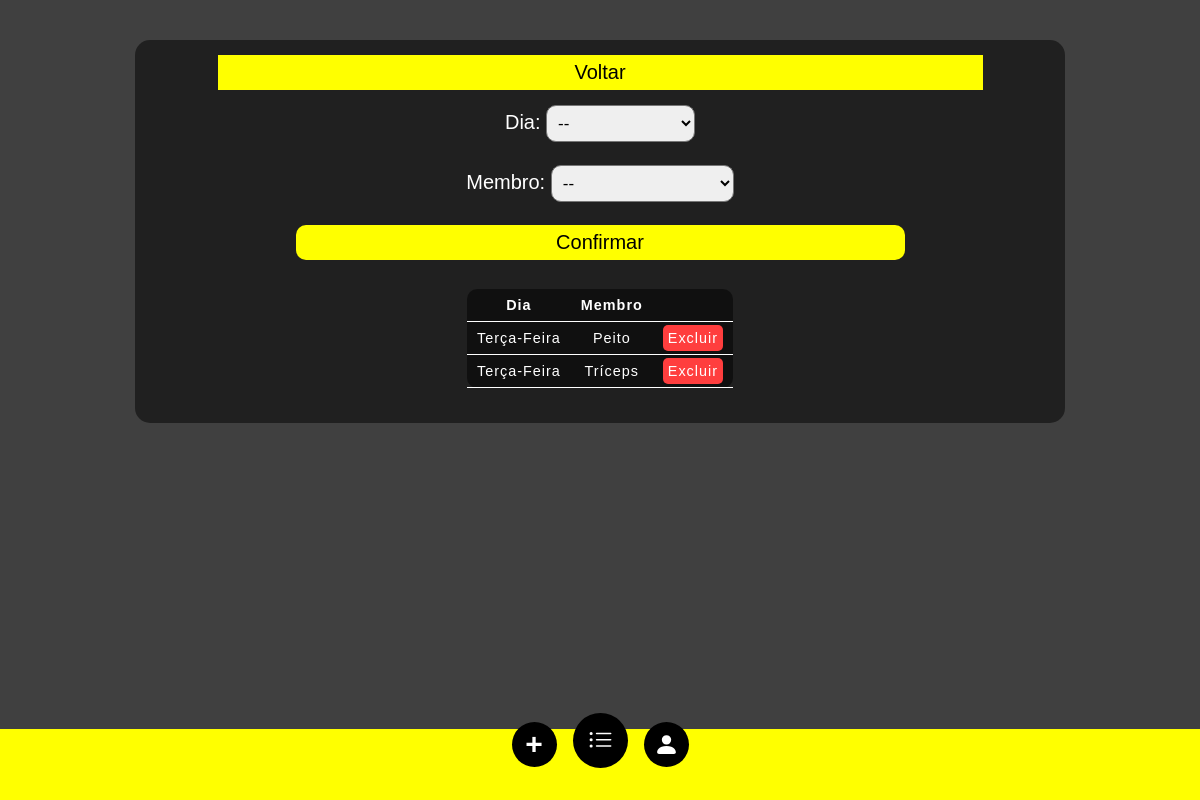
The page /OrganizarDiasMembros.php?id=1 on the database as committed earlier.
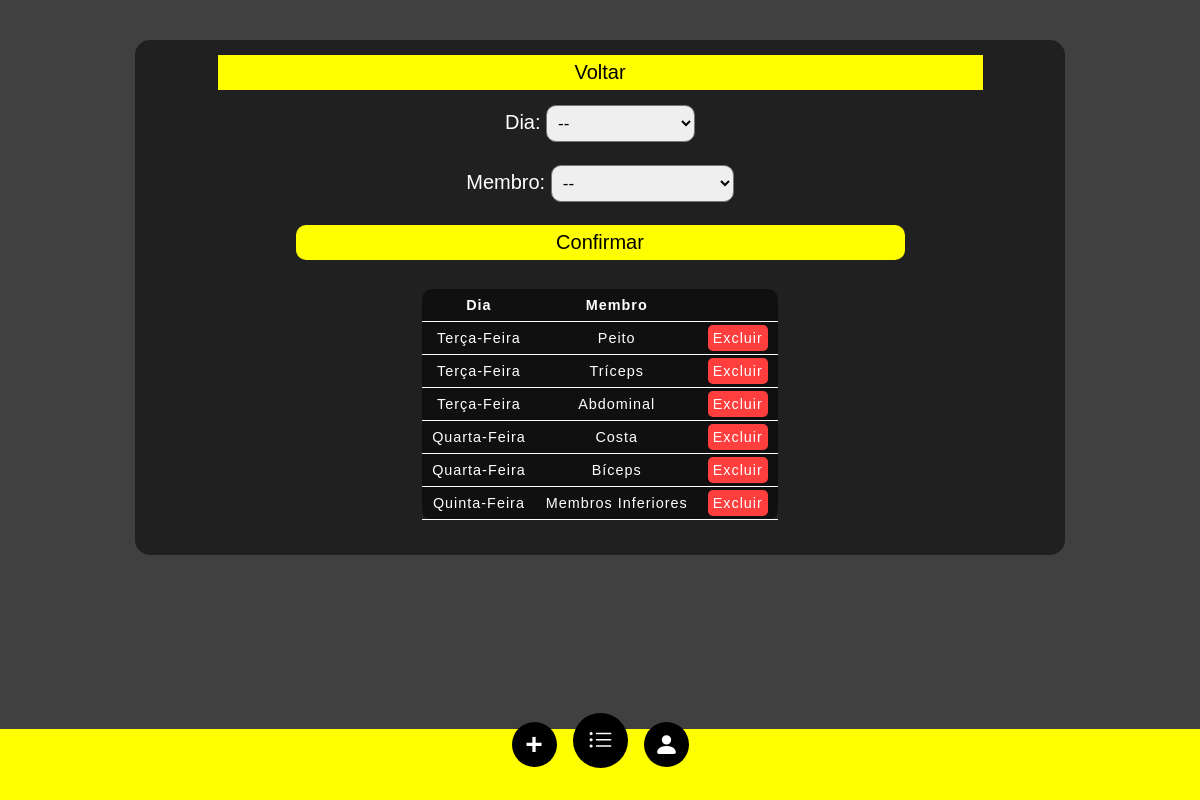
The same page on the database as committed later.
### tables this page shows
CREATE TABLE `treino_exercicios` (
  `tre_exe_id` int(11) NOT NULL,
  `usuario_id` int(11) NOT NULL,
  `treino_id` int(11) NOT NULL
);

CREATE TABLE `treinos` (
  `tre_id` int(11) NOT NULL,
  `membro_nome` varchar(50) NOT NULL,
  `dia_nome` varchar(15) NOT NULL
);

### OrganizarDiasMembros.php (the view, shortened to what this page needs)
<?php
    include("forms/conexao.php");
    if (isset($_GET['id']) && is_numeric($_GET['id'])) {
        $usuario_id = $_GET['id'];
        $select_dia_membros = "SELECT
            DISTINCT t.dia_nome AS Dia,
            t.membro_nome AS Membro,
            t.tre_id AS TreinoId,
            te.tre_exe_id AS TreExeId
        FROM
            usuario u
        JOIN
            treino_exercicios te ON u.usu_id = te.usuario_id
        JOIN
            treinos t ON te.treino_id = t.tre_id
        WHERE
            u.usu_id = $usuario_id;";
        $result=$conexao->query($select_dia_membros);
        $result_data_array = [];
        while($user_data = mysqli_fetch_assoc($result)){
            $result_data_array[] = $user_data;
        }
    }
    function gerarLink($caminho){
        switch ($caminho) {
            case 'criarTreino':
                if (isset($_GET['situacao'])) {
                    $situacao = $_GET['situacao'];
                    if ($situacao == "conectado") {
                        echo "<a href='criarTreino.php?situacao=conectado&id=". $_GET['id']."'>";
                    }else{
                        echo "<a href='criarTreino.php'>";
                    }
                }else{
                    echo "<a href='criarTreino.php'>";
                }
                break;
            case 'index':
                if (isset($_GET['situacao'])) {
                    $situacao = $_GET['situacao'];
                    if ($situacao == "conectado") {
                        echo "<a href='index.php?situacao=conectado&id=". $_GET['id']."' class='meus_treinos_link'>";
                    }else{
                        echo "<a href='index.php' class='meus_treinos_link'>";
                    }
                }else{
                    echo "<a href='index.php' class='meus_treinos_link'>";
                }
                break;
            case 'login':
                if (isset($_GET['situacao'])) {
                    $situacao = $_GET['situacao'];
                    if ($situacao == "conectado") {
                        echo "<a href='login.php?situacao=conectado&id=". $_GET['id']."' class='login_link'>";
                    }else{
                        echo "<a href='login.php' class='login_link'>";
                    }
                }else{
                    echo "<a href='login.php' class='login_link'>";
                }
                break;
        }
    }
?>
<!DOCTYPE html>
<html lang="en">
<head>
    <link rel="stylesheet" href="./assets/css/style12.css">
</head>
<body>
    <header>
        <nav>
            <?php
                gerarLink('criarTreino');
            ?>
                <div class="criar_treino">+</div>
            </a>
            <?php
                gerarLink('index');
            ?>
            </a>
            <?php
                gerarLink('login');
            ?>
                <svg xmlns="http://www.w3.org/2000/svg" width="16" height="16" fill="currentColor" class="bi bi-person-fill" viewBox="0 0 16 16">
                    <path d="M3 14s-1 0-1-1 1-4 6-4 6 3 6 4-1 1-1 1zm5-6a3 3 0 1 0 0-6 3 3 0 0 0 0 6"/>
                </svg>
            </a>
        </nav>
    </header>
    <section class="organizando_dias_treinos">
        <div class="conteiner_total_opcoes">
                <button class="btnVoltar">Voltar</button>
            </a>
            <div class="conteiner_selects">
                <form action="forms/adicionarDiaMembro.php?situacao=conectado&id=<?php echo $_GET['id']; ?>" method="POST">
                    <label for="dia">Dia: </label>
                    <select name="dia" id="dia">
                        <option value="">--</option>
                    </select> <br><br>
                    <label for="membro_treino">Membro: </label>
                    <select name="membro_treino" id="membro_treino">
                        <option value="">--</option>
                    </select> <br><br>
                    <button class="btnSalvarConfigTreino" type="submit">Confirmar</button>
                </form>
            </div>
            <div class="conteiner_tabela_dias_treinos">
                <table id="table_exericios">
                    <caption>
                    </caption>
                    <thead>
                    <tr>
                        <th scope="col">Dia</th>
                        <th scope="col">Membro</th>
                        <th scope="col"></th>
                    </tr>
                    </thead>
                    <tbody id="corpoTabelaPeito">
                    <?php
                        if (isset($_GET['id']) && is_numeric($_GET['id'])) {
                            foreach($result_data_array as $user_data){
                                echo "<tr>";
                                    echo "<td>".$user_data['Dia']."</td>";
                                    echo "<td>".$user_data['Membro']."</td>";
                                    echo "<td>
                                    <a href='forms/removerDiaMembro.php?situacao=conectado&id=". $_GET['id']."&TreinoId=". $user_data['TreinoId'] ."
                                    &TreExeId=" . $user_data['TreExeId'] . "&membro=" . $user_data['Membro'] ."'
                                     class='remove_exercicio'>Excluir</a></td>";
                                echo "</tr>";
                            }
                        }
                    ?>
                    </tbody>
                </table>
            </div>
        </div>
    </section>
</body>
</html>

### assets/css/style12.css (style rules this page uses)
body { padding: 0; margin: 0; background-color: #404040; color: white; font-family:'Lucida Sans', 'Lucida Sans Regular', 'Lucida Grande', 'Lucida Sans Unicode', Geneva, Verdana, sans-serif; }
header { background-color: yellow; width: 100%; padding-top: 0.5em; padding-bottom: 2em; display: flex; justify-content: center; position: fixed; bottom: 0; }
nav a { color: black; margin-top: -0.5em; text-decoration: none; }
nav { margin: auto; display: flex; gap: 1em; }
.criar_treino, .login_link { background-color: black; color: white; width: 45px; height: 45px; display: flex; font-size: 30px; font-weight: bold; justify-content: center; border-radius: 100%; transition: 0.3s; align-items: center; }
.login_link svg { width: 25px; height: 25px; transition: 0.3s; }
.meus_treinos_link { margin-top: -0.6em; background-color: black; color: white; width: 55px; height: 55px; display: flex; font-size: 40px; justify-content: center; border-radius: 100%; transition: 0.3s; align-items: center; }
.meus_treinos_link svg { width: 25px; height: 25px; transition: 0.3s; }
button { color: black; }
.criar_treino { margin-top: -0.25em; }
table { border-collapse: collapse; background-color: rgb(0, 0, 0, 0.5); border-radius: 10px; font-family: sans-serif; font-size: 0.9rem; letter-spacing: 1px; padding: 10px; margin-top: 2em; max-width: 95%; }
caption { caption-side: bottom; padding: 10px; font-weight: bold; }
th, td { border-bottom: 1px solid; padding: 8px 10px; }
#table_exericios { margin: auto; margin-top: 1em; }
form { padding: 15px; }
.remove_exercicio { background-color: rgb(255, 62, 62); min-height: 25px; min-width: 25px; text-decoration: none; color: white; border-radius: 5px; padding: 5px; }
.organizando_dias_treinos { display: flex; align-items: center; justify-content: center; }
.conteiner_total_opcoes { background-color: rgb(0, 0, 0, 0.5); width: 75%; margin: auto; margin-top: 2em; border-radius: 15px; padding: 15px; text-align: center; font-size: 20px; }
.conteiner_selects select { padding: 7px; border-radius: 10px; font-size: 17px; }
.btnSalvarConfigTreino { background-color: yellow; border: none; border-radius: 10px; height: 35px; width: 70%; font-size: 1em; cursor: pointer; }
.btnVoltar { background-color: yellow; border: none; height: 35px; width: 85%; font-size: 1em; cursor: pointer; }

Rows that differ between the two databases and show on the page:
added treino_exercicios: treino.dia_nome "Terça-Feira", treino.membro_nome "Abdominal"
added treino_exercicios: treino.dia_nome "Quarta-Feira", treino.membro_nome "Costa"
added treino_exercicios: treino.dia_nome "Quarta-Feira", treino.membro_nome "Bíceps"
added treino_exercicios: treino.dia_nome "Quinta-Feira", treino.membro_nome "Membros Inferiores"
